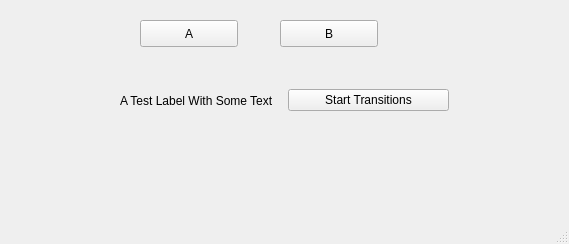
<?xml version="1.0" encoding="UTF-8"?>
<ui version="4.0">
 <class>Graphics</class>
 <widget class="QMainWindow" name="Graphics">
  <property name="geometry">
   <rect>
    <x>0</x>
    <y>0</y>
    <width>569</width>
    <height>244</height>
   </rect>
  </property>
  <property name="windowTitle">
   <string>MainWindow</string>
  </property>
  <widget class="QWidget" name="centralwidget">
   <widget class="QWidget" name="horizontalLayoutWidget">
    <property name="geometry">
     <rect>
      <x>120</x>
      <y>70</y>
      <width>329</width>
      <height>61</height>
     </rect>
    </property>
    <layout class="QHBoxLayout" name="horizontalLayout">
     <item>
      <widget class="QLabel" name="labelTest">
       <property name="text">
        <string>A Test Label With Some Text</string>
       </property>
      </widget>
     </item>
     <item>
      <widget class="QPushButton" name="pushButtonStart">
       <property name="text">
        <string>Start Transitions</string>
       </property>
      </widget>
     </item>
    </layout>
   </widget>
   <widget class="QPushButton" name="pushButtonA">
    <property name="geometry">
     <rect>
      <x>140</x>
      <y>20</y>
      <width>98</width>
      <height>27</height>
     </rect>
    </property>
    <property name="text">
     <string>A</string>
    </property>
   </widget>
   <widget class="QPushButton" name="pushButtonB">
    <property name="geometry">
     <rect>
      <x>280</x>
      <y>20</y>
      <width>98</width>
      <height>27</height>
     </rect>
    </property>
    <property name="text">
     <string>B</string>
    </property>
   </widget>
  </widget>
  <widget class="QMenuBar" name="menubar">
   <property name="geometry">
    <rect>
     <x>0</x>
     <y>0</y>
     <width>569</width>
     <height>25</height>
    </rect>
   </property>
  </widget>
  <widget class="QStatusBar" name="statusbar"/>
 </widget>
 <resources/>
 <connections/>
</ui>
